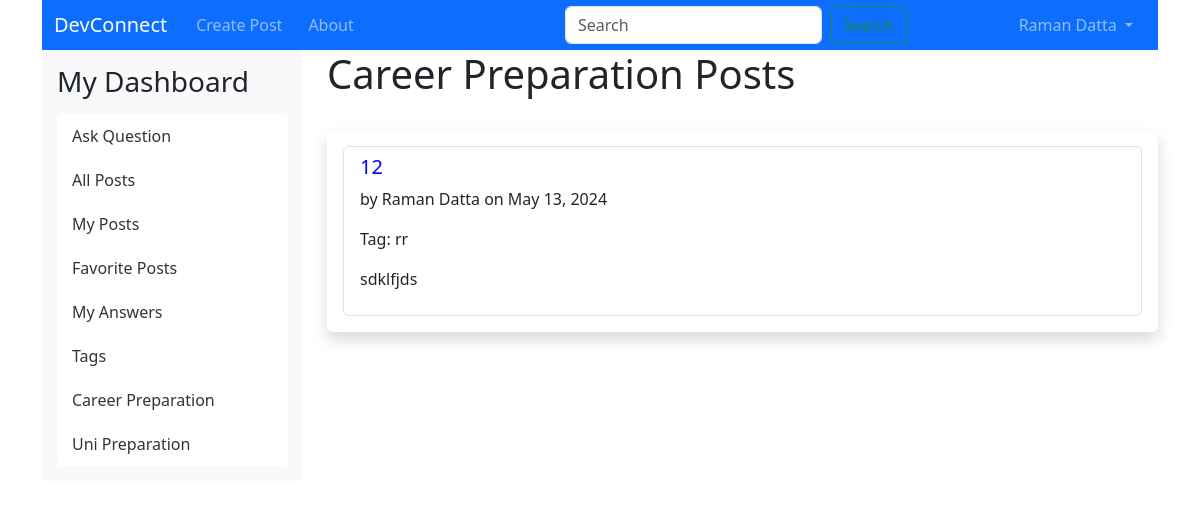
Before: /career (signed in) with the older database file.
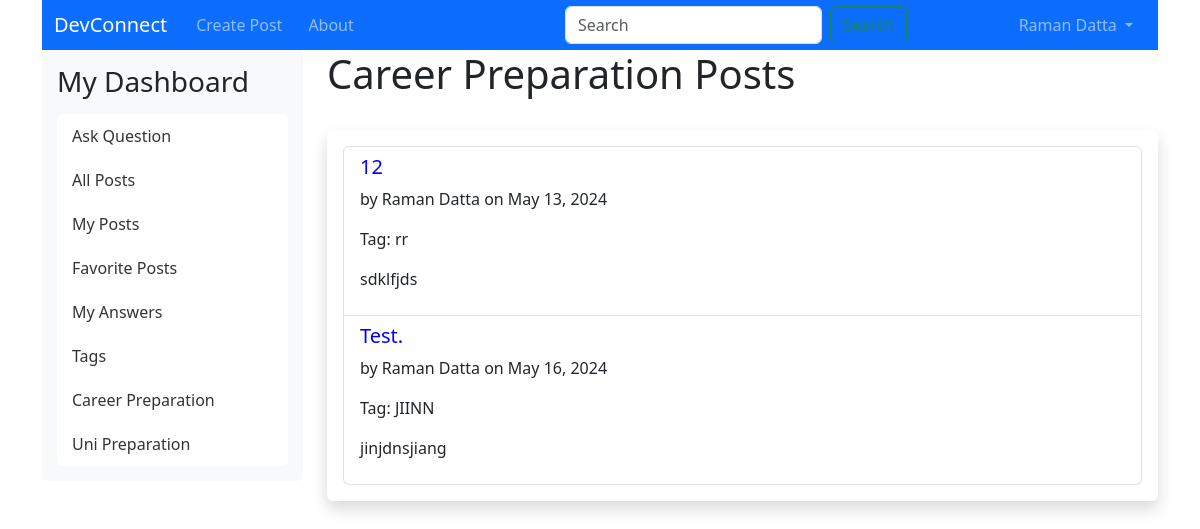
After: the same page with the newer database file.
### app/models/model.py (models this page shows, shortened)
class Posts(db.Model):
    __tablename__ = "posts"
    id = db.Column(db.Integer, primary_key=True)
    title = db.Column(db.String(255), nullable=False)
    content = db.Column(db.Text, nullable=False)
    author_id = db.Column(db.Integer, db.ForeignKey('users.id'))
    date_posted = db.Column(db.DateTime, default=datetime.utcnow)
    deleted = db.Column(db.Boolean, default=False)
    answered = db.Column(db.Boolean, default=False)
    tag_id = db.Column(db.Integer, db.ForeignKey('tags.id'))
    career_preparation = db.Column(db.Boolean, default=False)
    author = db.relationship('User', backref=db.backref('posts', lazy=True))
    tag = db.relationship('Tag', backref=db.backref('posts', lazy=True))

class User(UserMixin, db.Model):
    __tablename__ = "users"
    id = db.Column(db.Integer, primary_key=True)
    first_name = db.Column(db.String(100), nullable=False)
    last_name = db.Column(db.String(100), nullable=False)
    uwa_id = db.Column(db.String(100), unique=True, nullable=False)
    email = db.Column(db.String(100), unique=True, nullable=False)
    major = db.Column(db.String(100), nullable=False)
    password_hash = db.Column(db.String(200), nullable=False)
    user_image = db.Column(db.String(200))
    is_disabled = db.Column(db.Boolean, default=False)
    timestamp = db.Column(db.DateTime, default=datetime.utcnow)
    role = db.Column(db.String(100))
    def __repr__(self):
        return f'<User {self.email}>'
    @property
    def is_active(self):
        return not self.is_disabled

class Tag(db.Model):
    __tablename__ = "tags"
    id = db.Column(db.Integer, primary_key=True)
    tag = db.Column(db.String(100), nullable=False)

### app/controllers/main_controller.py (the view)
@main.route("/career")
@login_required
def career():
    career_posts = Posts.query.filter_by(career_preparation=True).all()
    return render_template("main/career.html", posts=career_posts)

### app/controllers/main_controller.py (called while the page is built)
@main.before_app_request
def add_tags_to_sidebar():
    if current_user.is_authenticated:
        tags_with_counts = db.session.query(
            Tag.id,
            Tag.tag,
            func.count(Posts.id).label('post_count')
        ).join(Posts, Posts.tag_id == Tag.id).group_by(Tag.id).all()
        g.tags = tags_with_counts
    else:
        g.tags = []

### app/templates/main/career.html (shortened to what this page needs)
{% extends "includes/layout.html" %}
{% block content %}
<h1>Career Preparation Posts</h1>
<br/>
<div class="shadow p-3 mb-5 bg-body rounded">
    <ul class="list-group" id="posts-list">
        {% for post in posts %}
        <li class="list-group-item">
            <h5><a href="{{ url_for('main.view_post', post_id=post.id) }}">{{ post.title }}</a></h5>
            <p>by {{ post.author.first_name }} {{ post.author.last_name }} on {{ post.date_posted.strftime('%B %d, %Y') }}</p>
            <p>Tag: {{ post.tag.tag if post.tag else 'N/A' }}</p>
            <p>{{ post.content|safe }}</p>
        </li>
        {% endfor %}
    </ul>
</div>
{% endblock %}

Changed rows visible on the page:
added Posts: title "Test.", author.first_name "Raman", author.last_name "Datta", date_posted "May 16, 2024", tag "JIINN", content "jinjdnsjiang"
